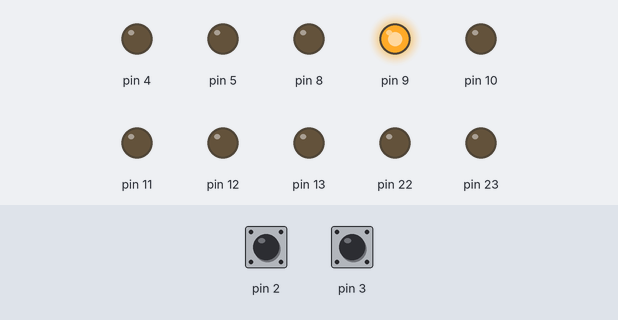
A sketch run on a simulated Arduino Uno, built with avr-gcc and run on an emulated ATmega328P. On the bench: output pins drawn as LEDs (lit = HIGH). The test bench sets the inputs (shaded band); at power-on: pin 2 HIGH, pin 3 HIGH.

Above: at 0.05 s.
At 17.75 s:
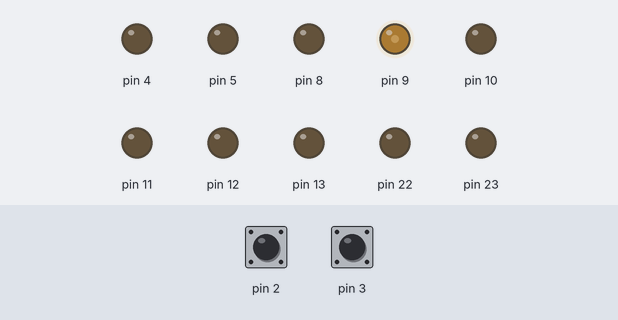
At 18.15 s:
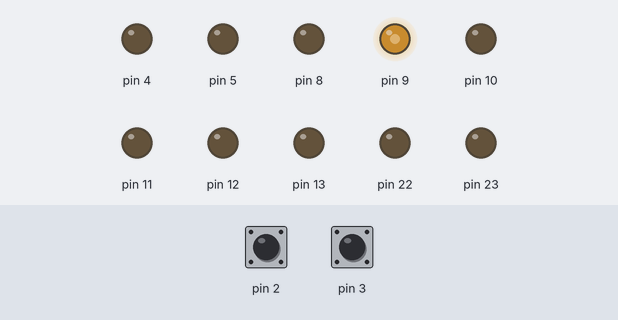
At 18.55 s:
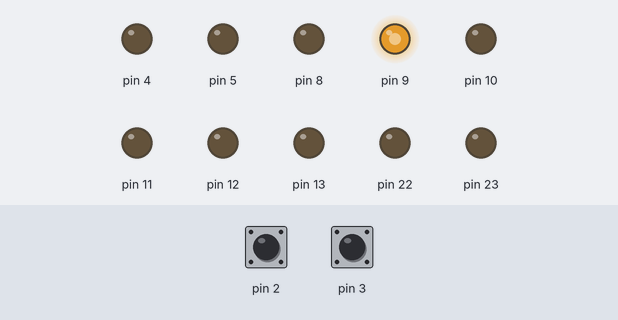
Timing chart, 0 to 28.3 s (numbered marks = the images above):
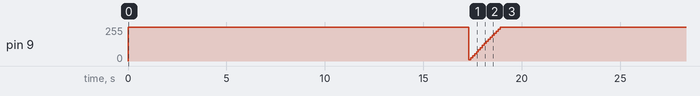

The sketch:

sketch_nov17b.ino
```cpp
#include <avr/interrupt.h>
#include <avr/io.h>
#define F_CPU 16000000UL // 16 MHz
#include <util/delay.h>

unsigned static volatile int left_count;
unsigned static volatile int right_count;

ISR(INT0_vect) {
	++left_count;
}

ISR(INT1_vect) {
	++right_count;
}

int main() {
	DDRB = 255;
	DDRD = DDRD & ~(1<<2 | 1<<3);

	EIMSK |= 1<<INT0;
	EIMSK |= 1<<INT1;

	EICRA |= 1<<ISC11;
	EICRA |= 1<<ISC01;
	sei();

		//Configure TIMER1
	TCCR1A|=(1<<COM1A1)|(1<<WGM11);		  //NON Inverted PWM
	TCCR1B|=(1<<WGM13)|(1<<WGM12)|(1<<CS10); //PRESCALER=64 MODE 14(FAST PWM)

	ICR1=4999;  //fPWM=50Hz (Period = 20ms Standard).

	DDRD|=(1<<PD4)|(1<<PD5);	//PWM Pins as Out

	while(1) {
		for (int i = 13824; i < 33600; i+=300) {
			OCR1A=i;
			_delay_ms(100);
		}
	}
	//					ROM RAM
	//Arduino style: 570 13
	//Traditional C: 274 4
}
```

Measured:
- by itself, pin 9: ramps from 3/255 to 255/255 and jumps back, once every 21.8 s
